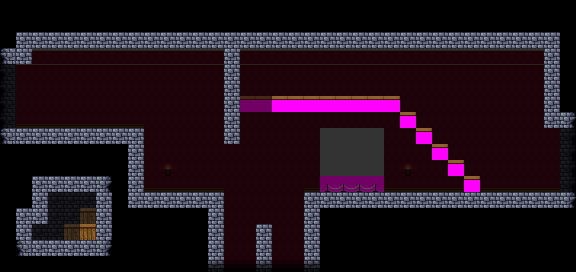

Rendered tile map (Tiled .tmx) drawn with the repository's tilesets; below, a short description and the map source with its tile grids summarised:
An orthogonal 36x17 tile map with 16x16 px tiles, 3 tile layers (back, center, front), 1 hidden layer not drawn, 2 tilesets and 9 objects (2x portal, 2x light, statue, chandelier, spawn, ...).

<map version="1.0" tiledversion="1.1.5" orientation="orthogonal" renderorder="right-down" width="36" height="17" tilewidth="16" tileheight="16" infinite="0" nextobjectid="38">
 <tileset firstgid="1" source="cshapes3.tsx" />
 <tileset firstgid="85" source="museum_tiles_16x16.tsx" />
 <layer name="back" width="36" height="17" opacity="0.2">
  <data>[612 cells, 308 non-empty, 10 distinct tile ids]</data>
 </layer>
 <objectgroup name="actors">
  <object id="26" name="statue" x="496" y="160" width="16" height="32">
   <properties>
    <property name="type" value="statue" />
   </properties>
  </object>
  <object id="30" name="chandelier" x="176" y="96" width="32" height="16">
   <properties>
    <property name="type" value="chandelier" />
   </properties>
  </object>
  <object id="31" name="spawn" x="64" y="96" width="16" height="24">
   <properties>
    <property name="type" value="spawn" />
   </properties>
  </object>
  <object id="32" name="painting" x="320" y="128" width="64" height="48">
   <properties>
    <property name="facing_right" value="false" />
    <property name="fixed" value="true" />
    <property name="path" value="res/23433717.png" />
    <property name="to_map" value="museum_08.tmx" />
    <property name="to_position_x" type="int" value="352" />
    <property name="to_position_y" type="int" value="80" />
    <property name="type" value="painting" />
   </properties>
  </object>
  <object id="33" name="portal" x="0" y="64" width="32" height="64">
   <properties>
    <property name="enter" value="right" />
    <property name="portal_id" value="left" />
    <property name="to_map" value="museum_09.tmx" />
    <property name="to_portal_id" value="top" />
    <property name="type" value="portal" />
   </properties>
  </object>
  <object id="34" name="portal" x="544" y="128" width="32" height="64">
   <properties>
    <property name="enter" value="left" />
    <property name="portal_id" value="right" />
    <property name="to_map" value="museum_07.tmx" />
    <property name="to_portal_id" value="left" />
    <property name="type" value="portal" />
   </properties>
  </object>
  <object id="35" name="light" x="160" y="160" width="16" height="16">
   <properties>
    <property name="b" type="float" value="1" />
    <property name="g" type="float" value="1" />
    <property name="mode" value="solid" />
    <property name="r" type="float" value="1" />
    <property name="radius" type="float" value="64" />
    <property name="type" value="light" />
   </properties>
  </object>
  <object id="36" name="light" x="400" y="160" width="16" height="16">
   <properties>
    <property name="b" type="float" value="1" />
    <property name="g" type="float" value="1" />
    <property name="mode" value="solid" />
    <property name="r" type="float" value="1" />
    <property name="radius" type="float" value="64" />
    <property name="type" value="light" />
   </properties>
  </object>
  <object id="37" name="island" x="208" y="176" width="112" height="80">
   <properties>
    <property name="type" value="island" />
   </properties>
  </object>
 </objectgroup>
 <layer name="center" width="36" height="17" opacity="0.37">
  <data>[612 cells, 134 non-empty, 10 distinct tile ids]</data>
 </layer>
 <layer name="front" width="36" height="17">
  <data>[612 cells, 324 non-empty, 8 distinct tile ids]</data>
 </layer>
 <layer name="meta" width="36" height="17" visible="0" opacity="0.4">
  <data>[612 cells, 108 non-empty, 4 distinct tile ids]</data>
 </layer>
</map>
